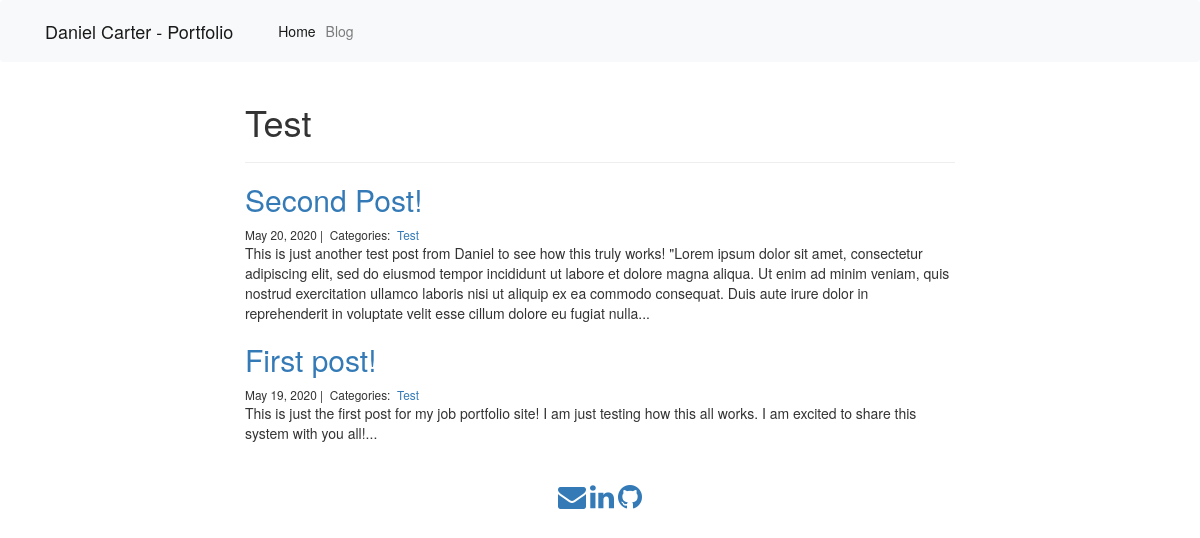
Page /blog/Test/ on the committed database.
### blog/models.py (models this page shows, shortened)
class Category(models.Model):
    name = models.CharField(max_length=20)

class Post(models.Model):
    title = models.CharField(max_length=255)
    body = models.TextField()
    created_on = models.DateTimeField(auto_now_add=True)
    last_modified = models.DateTimeField(auto_now=True)
    categories = models.ManyToManyField('Category', related_name='posts')

### blog/views.py (the view)
# urls.py: path("<category>/", views.blog_category, name="blog_category"),
def blog_category(request, category):
    posts = Post.objects.filter(
        categories__name__contains=category
    ).order_by(
        '-created_on'
    )
    context = {
        "category": category,
        "posts": posts
    }
    return render(request, "blog_category.html", context)

### templates/blog_category.html
{% extends "base.html" %}
{% block page_content %}
<div class="col-md-8 offset-md-2">
    <h1>{{ category | title }}</h1>
    <hr>
    {% for post in posts %}
        <h2><a href="{% url 'blog_detail' post.pk%}">{{ post.title }}</a></h2>
        <small>
            {{ post.created_on.date }} |&nbsp;
            Categories:&nbsp;
            {% for category in post.categories.all %}
            <a href="{% url 'blog_category' category.name %}">
                {{ category.name }}
            </a>&nbsp;
            {% endfor %}
        </small>
        <p>{{ post.body | slice:":400" }}...</p>
    {% endfor %}
</div>
{% endblock %}

### rows in the picture
Category: name "Test"
Post: title "Second Post!", created_on "May 20, 2020", body "This is just another test post from Daniel to see how this truly works! \"Lorem ipsum dolor sit amet, consectetur adipiscing elit, sed do eiusmod tempor incididunt ut labore et dolore magna aliqua. Ut enim ad minim veniam, quis nostrud exercitation ullamco laboris nisi ut aliquip ex ea commodo consequat. Duis aute irure dolor in reprehenderit in voluptate velit esse cillum dolore eu fugiat nulla"
Post: title "First post!", created_on "May 19, 2020", body "This is just the first post for my job portfolio site! I am just testing how this all works. I am excited to share this system with you all!"
